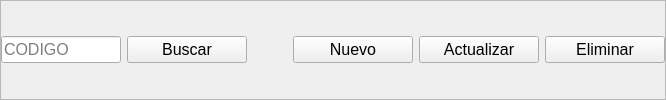
        <widget class="QFrame" name="section_b_menu">
         <property name="font">
          <font>
           <pointsize>12</pointsize>
          </font>
         </property>
         <property name="frameShape">
          <enum>QFrame::StyledPanel</enum>
         </property>
         <property name="frameShadow">
          <enum>QFrame::Raised</enum>
         </property>
         <layout class="QHBoxLayout" name="horizontalLayout_5">
          <property name="leftMargin">
           <number>0</number>
          </property>
          <property name="rightMargin">
           <number>0</number>
          </property>
          <item>
           <widget class="QLineEdit" name="inputCodigo">
            <property name="minimumSize">
             <size>
              <width>0</width>
              <height>27</height>
             </size>
            </property>
            <property name="maximumSize">
             <size>
              <width>120</width>
              <height>16777215</height>
             </size>
            </property>
            <property name="font">
             <font>
              <pointsize>12</pointsize>
             </font>
            </property>
            <property name="text">
             <string/>
            </property>
            <property name="placeholderText">
             <string>CODIGO</string>
            </property>
           </widget>
          </item>
          <item>
           <widget class="QPushButton" name="btnBuscar">
            <property name="minimumSize">
             <size>
              <width>120</width>
              <height>0</height>
             </size>
            </property>
            <property name="font">
             <font>
              <pointsize>12</pointsize>
             </font>
            </property>
            <property name="text">
             <string>Buscar</string>
            </property>
           </widget>
          </item>
          <item>
           <spacer name="horizontalSpacer">
            <property name="orientation">
             <enum>Qt::Horizontal</enum>
            </property>
            <property name="sizeHint" stdset="0">
             <size>
              <width>40</width>
              <height>20</height>
             </size>
            </property>
           </spacer>
          </item>
          <item>
           <widget class="QPushButton" name="btnNuevo">
            <property name="minimumSize">
             <size>
              <width>120</width>
              <height>0</height>
             </size>
            </property>
            <property name="font">
             <font>
              <pointsize>12</pointsize>
             </font>
            </property>
            <property name="text">
             <string>Nuevo</string>
            </property>
           </widget>
          </item>
          <item>
           <widget class="QPushButton" name="btnActualizar">
            <property name="minimumSize">
             <size>
              <width>120</width>
              <height>0</height>
             </size>
            </property>
            <property name="font">
             <font>
              <pointsize>12</pointsize>
             </font>
            </property>
            <property name="text">
             <string>Actualizar</string>
            </property>
           </widget>
          </item>
          <item>
           <widget class="QPushButton" name="btnEliminar">
            <property name="minimumSize">
             <size>
              <width>120</width>
              <height>0</height>
             </size>
            </property>
            <property name="font">
             <font>
              <pointsize>12</pointsize>
             </font>
            </property>
            <property name="text">
             <string>Eliminar</string>
            </property>
           </widget>
          </item>
         </layout>
        </widget>
